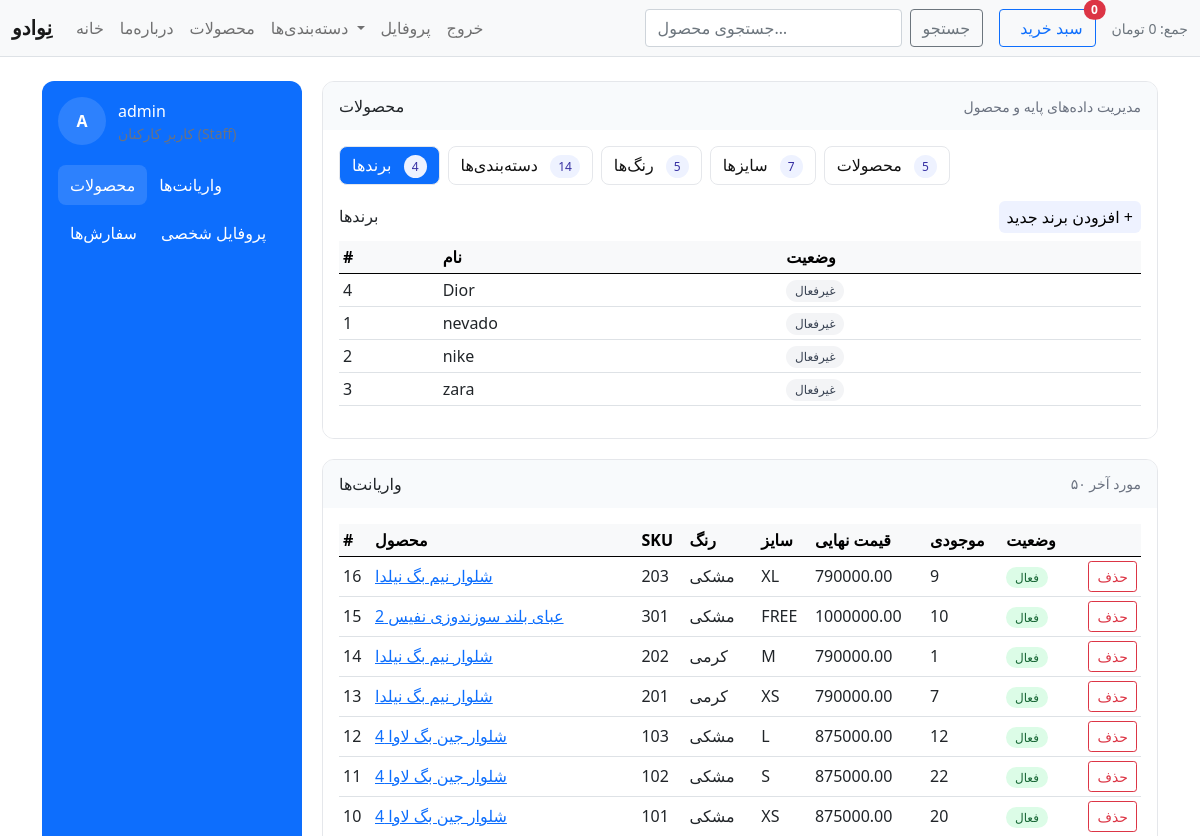
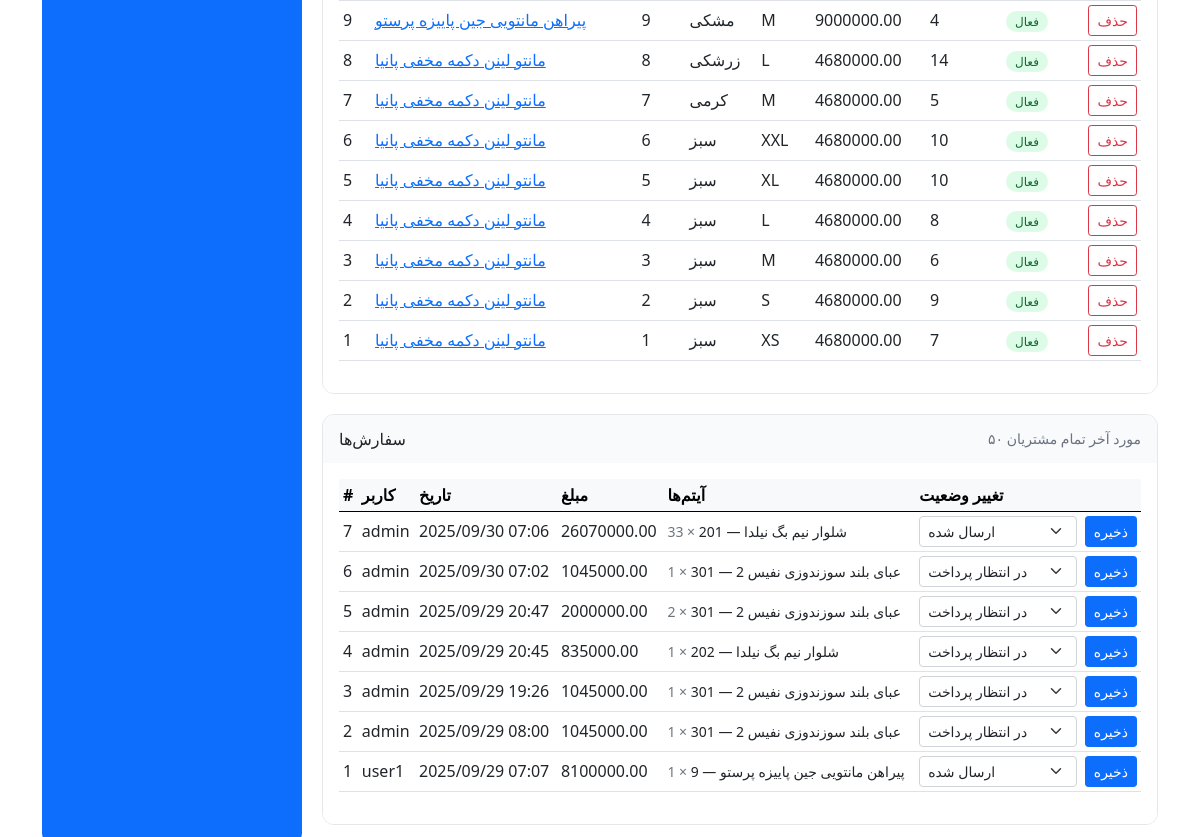
The app's page /accounts/profile/ (signed in, upper part), older data (2 pictures, top to bottom).
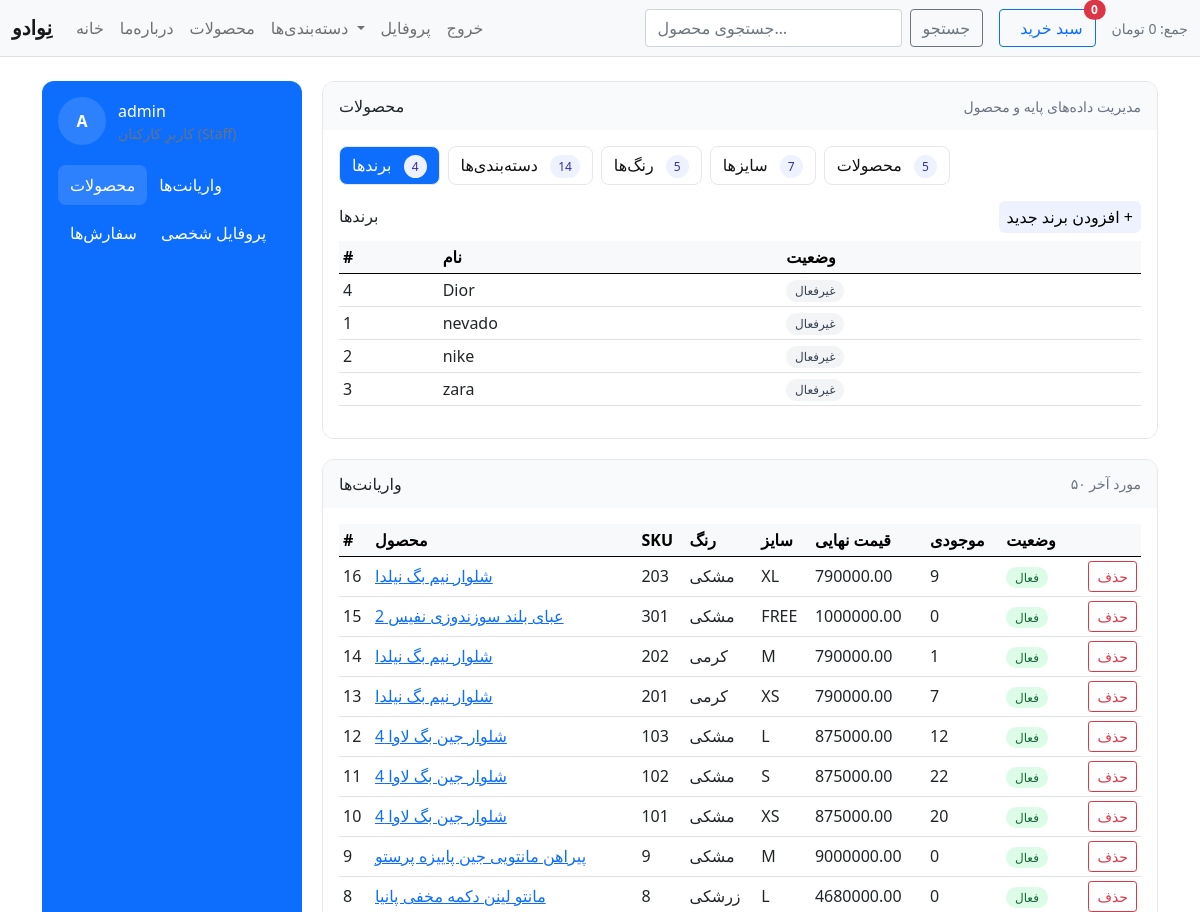
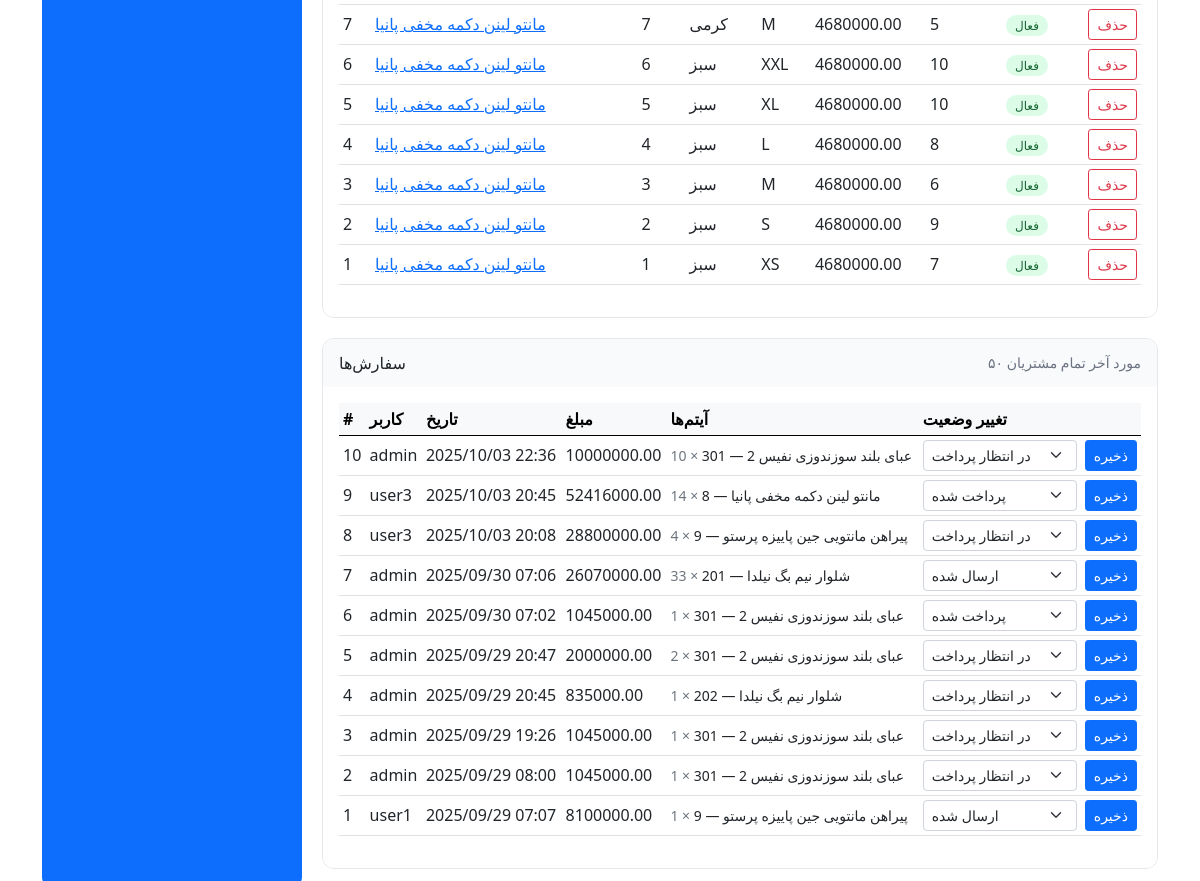
The same page, newer data (2 pictures, top to bottom).
### products/models.py (models this page shows, shortened)
class Brand(models.Model):
    name = models.CharField(_("نام برند"), max_length=100, unique=True)
    slug = models.SlugField(_("اسلاگ"), unique=True, allow_unicode=True, max_length=120)
    class Meta:
        verbose_name = _("برند")
        verbose_name_plural = _("برندها")
        ordering = ["name"]
        indexes = [models.Index(fields=["slug"])]
    def __str__(self):
        return self.name

class ProductVariation(models.Model):
    product = models.ForeignKey(
        Product, related_name="variations", on_delete=models.CASCADE
    )
    color = models.ForeignKey(
        Color,
        related_name="variations",
        on_delete=models.PROTECT,
        null=True,
        blank=True,
    )
    size = models.ForeignKey(
        Size, related_name="variations", on_delete=models.PROTECT, null=True, blank=True
    )
    sku = models.CharField(
        _("SKU"), max_length=40, unique=True, help_text=_("کد یکتا برای انبار/فروش")
    )
    barcode = models.CharField(_("بارکد"), max_length=64, blank=True)
    price_override = models.DecimalField(
        _("قیمت اختصاصی"),
        max_digits=12,
        decimal_places=2,
        null=True,
        blank=True,
        help_text=_("اگر خالی باشد از قیمت محصول استفاده می‌شود"),
    )
    stock = models.PositiveIntegerField(_("موجودی"), default=0)
    is_active = models.BooleanField(_("فعال"), default=True)
    image = models.ImageField(
        _("تصویر واریانت (اختیاری)"),
        upload_to="products/variants/%Y/%m/",
        null=True,
        blank=True,
    )
    class Meta:
        verbose_name = _("واریانت محصول")
        verbose_name_plural = _("واریانت‌های محصول")
        ordering = ["product", "color__name", "size__sort_order", "size__name"]
        constraints = [
            models.UniqueConstraint(
                fields=["product", "color", "size"],
                name="unique_variation_per_product_color_size",
            ),
        ]
        indexes = [
            models.Index(fields=["product", "is_active"]),
            models.Index(fields=["color"]),
            models.Index(fields=["size"]),
        ]
    @property
    def final_price(self):
        return self.price_override or self.product.base_final_price

class Product(models.Model):
    category = models.ForeignKey(
        Category, related_name="products", on_delete=models.PROTECT
    )
    brand = models.ForeignKey(Brand, related_name="products", on_delete=models.PROTECT)
    name = models.CharField(_("نام محصول"), max_length=200)
    slug = models.SlugField(_("اسلاگ"), unique=True, allow_unicode=True, max_length=160)
    description = models.TextField(_("توضیحات"), blank=True)
    price = models.DecimalField(_("قیمت پایه"), max_digits=12, decimal_places=2)
    discount_price = models.DecimalField(
        _("قیمت با تخفیف"),
        max_digits=12,
        decimal_places=2,
        null=True,
        blank=True,
        help_text=_("اگر خالی بماند همان قیمت پایه لحاظ می‌شود"),
    )
    is_active = models.BooleanField(_("فعال"), default=True)
    created_at = models.DateTimeField(_("ساخته‌شده"), auto_now_add=True)
    updated_at = models.DateTimeField(_("به‌روزرسانی"), auto_now=True)
    image = models.ImageField(
        _("تصویر اصلی"), upload_to="products/%Y/%m/", null=True, blank=True
    )
    class Meta:
        verbose_name = _("محصول")
        verbose_name_plural = _("محصولات")
        ordering = ["-created_at"]
        indexes = [
            models.Index(fields=["is_active"]),
            models.Index(fields=["brand"]),
            models.Index(fields=["category"]),
            models.Index(fields=["slug"]),
        ]
    @property
    def base_final_price(self):
        return self.discount_price or self.price
    def get_absolute_url(self):
        return reverse("products:detail", args=[self.slug])

class Color(models.Model):
    name = models.CharField(_("رنگ"), max_length=50)
    hex_code = models.CharField(
        _("کد HEX (اختیاری)"), max_length=7, blank=True, help_text=_("مثال: #000000")
    )
    code = models.CharField(
        _("کد یکتای رنگ"),
        max_length=32,
        blank=True,
        null=True,
        help_text=_("مثل: RED, BLK, CRM …"),
    )
    class Meta:
        verbose_name = _("رنگ")
        verbose_name_plural = _("رنگ‌ها")
        ordering = ["name"]

class Size(models.Model):
    name = models.CharField(_("سایز"), max_length=20)
    sort_order = models.PositiveIntegerField(_("ترتیب"), default=0)
    code = models.CharField(
        _("کد یکتای سایز"),
        max_length=32,
        blank=True,
        null=True,
        help_text=_("مثل: S, M, L, 38, 40 …"),
    )
    class Meta:
        verbose_name = _("سایز")
        verbose_name_plural = _("سایزها")
        ordering = ["sort_order", "name"]

### orders/models.py (models this page shows, shortened)
class Order(models.Model):
    class Status(models.TextChoices):
        PENDING = "pending", _("در انتظار پرداخت")
        PAID = "paid", _("پرداخت شده")
        CANCELED = "canceled", _("لغو شده")
        SHIPPED = "shipped", _("ارسال شده")
    user = models.ForeignKey(
        settings.AUTH_USER_MODEL,
        on_delete=models.SET_NULL,
        null=True,
        blank=True,
        related_name="orders",
        verbose_name=_("کاربر"),
    )
    status = models.CharField(
        _("وضعیت"), max_length=16, choices=Status.choices, default=Status.PENDING
    )
    full_name = models.CharField(_("نام و نام‌خانوادگی"), max_length=100)
    phone = models.CharField(_("تلفن"), max_length=20, blank=True)
    province = models.CharField(_("استان"), max_length=100)
    city = models.CharField(_("شهر"), max_length=100)
    address_exact = models.CharField(_("آدرس دقیق"), max_length=255)
    postal_code = models.CharField(_("کد پستی"), max_length=20, blank=True)
    note = models.TextField(_("توضیحات سفارش"), blank=True)
    subtotal = models.DecimalField(
        _("جمع جزء"), max_digits=12, decimal_places=2, default=0
    )
    shipping_cost = models.DecimalField(
        _("هزینه ارسال"), max_digits=12, decimal_places=2, default=0
    )
    total = models.DecimalField(
        _("مبلغ نهایی"), max_digits=12, decimal_places=2, default=0
    )
    created_at = models.DateTimeField(_("تاریخ ایجاد"), default=timezone.now)
    class Meta:
        ordering = ["-created_at"]
        verbose_name = _("سفارش")
        verbose_name_plural = _("سفارش‌ها")

class OrderItem(models.Model):
    order = models.ForeignKey(Order, related_name="items", on_delete=models.CASCADE)
    variation = models.ForeignKey(
        ProductVariation, on_delete=models.PROTECT, related_name="+"
    )
    product_name = models.CharField(_("نام محصول"), max_length=200)  # snapshot
    sku = models.CharField(_("SKU"), max_length=40)
    price = models.DecimalField(_("قیمت واحد"), max_digits=12, decimal_places=2)
    quantity = models.PositiveIntegerField(_("تعداد"), default=1)
    line_total = models.DecimalField(_("جمع خط"), max_digits=12, decimal_places=2)

### accounts/models.py (models this page shows, shortened)
class User(AbstractBaseUser, PermissionsMixin):
    email = models.EmailField(_("ایمیل"), unique=True, db_index=True)
    username = models.CharField(
        _("نام کاربری"),
        max_length=50,
        unique=True,
        db_index=True,
        validators=[RegexValidator(r"^[\w.@+-]+$", _("فقط حروف، اعداد و . @ + - _"))],
    )
    first_name = models.CharField(_("نام"), max_length=50, blank=True)
    last_name = models.CharField(_("نام خانوادگی"), max_length=50, blank=True)
    is_active = models.BooleanField(_("فعال"), default=True)
    is_staff = models.BooleanField(_("کارمند"), default=False)
    date_joined = models.DateTimeField(_("تاریخ عضویت"), default=timezone.now)
    objects = UserManager()
    USERNAME_FIELD = "email"
    REQUIRED_FIELDS = ["username"]
    class Meta:
        verbose_name = _("کاربر")
        verbose_name_plural = _("کاربران")
        ordering = ["-date_joined"]

### accounts/views.py (the view)
# urls.py: path("profile/", views.user_profile, name="profile"),  # هوشمند
@login_required
def user_profile(request):
    built = _build_profile_context(request)
    if built.get("redirect"):
        return redirect(built["redirect_to"])
    template = (
        "accounts/profile_staff.html"
        if request.user.is_staff
        else "accounts/profile_user.html"
    )
    return render(request, template, built["ctx"])

### accounts/forms.py
class UserProfileForm(forms.ModelForm):
    email = forms.EmailField(
        label=_("ایمیل"),
        disabled=True,
        required=False,
        widget=forms.EmailInput(attrs={"class": "form-control"}),
    )
    class Meta:
        model = User
        fields = ["username", "first_name", "last_name", "email"]
        widgets = {
            "username": forms.TextInput(
                attrs={"class": "form-control", "autocomplete": "username"}
            ),
            "first_name": forms.TextInput(
                attrs={"class": "form-control", "autocomplete": "given-name"}
            ),
            "last_name": forms.TextInput(
                attrs={"class": "form-control", "autocomplete": "family-name"}
            ),
        }
        labels = {
            "username": _("نام کاربری"),
            "first_name": _("نام"),
            "last_name": _("نام خانوادگی"),
        }

### cart/cart.py (called while the page is built, shortened)
    def __iter__(self):
        ids = [int(vid) for vid in self.cart.keys()]
        variations = ProductVariation.objects.select_related(
            "product", "color", "size"
        ).filter(id__in=ids)
        vmap = {v.id: v for v in variations}

### products/models.py (called while the page is built)
    def __str__(self):
        return self.name

### accounts/templates/accounts/profile_staff.html (shortened to what the changed rows need)
{% extends "_base.html" %}
{% load i18n %}
{% block content %}
<div class="container my-4 admin-shell">
  <main class="admin-main">
    <section id="sec-products" class="section">
      <div class="section-bd">
        <div id="tab-brands" class="tab-pane">
          <div class="table-responsive">
            <table class="table table-sm align-middle">
              <thead class="table-light"><tr><th>#</th><th>{% trans "نام" %}</th><th>{% trans "وضعیت" %}</th></tr></thead>
              <tbody>
                {% for b in staff_brands %}
                  <tr>
                    <td>{{ b.id }}</td><td class="fw-semibold">{{ b.name }}</td>
                    <td>{% if b.is_active %}<span class="pill ok">{% trans "فعال" %}</span>{% else %}<span class="pill muted">{% trans "غیرفعال" %}</span>{% endif %}</td>
                  </tr>
                {% empty %}
                  <tr><td colspan="3" class="text-center text-muted">{% trans "موردی نیست." %}</td></tr>
                {% endfor %}
              </tbody>
            </table>
          </div>
        </div>
      </div>
    </section>
    <section id="sec-variations" class="section">
      <div class="section-bd">
        <div class="table-responsive">
          <table class="table table-sm align-middle">
            <thead class="table-light">
              <tr>
                <th>#</th><th>{% trans "محصول" %}</th><th>SKU</th><th>{% trans "رنگ" %}</th>
                <th>{% trans "سایز" %}</th><th>{% trans "قیمت نهایی" %}</th><th>{% trans "موجودی" %}</th><th>{% trans "وضعیت" %}</th><th></th>
              </tr>
            </thead>
            <tbody>
              {% for v in staff_variations %}
                <tr>
                  <td>{{ v.id }}</td>
                  <td><a href="{{ v.product.get_absolute_url }}" target="_blank">{{ v.product.name }}</a></td>
                  <td class="fw-semibold">{{ v.sku }}</td>
                  <td>{{ v.color.name|default:"—" }}</td>
                  <td>{{ v.size.name|default:"—" }}</td>
                  <td>{{ v.final_price }}</td>
                  <td>{{ v.stock }}</td>
                  <td>{% if v.is_active %}<span class="pill ok">{% trans "فعال" %}</span>{% else %}<span class="pill muted">{% trans "غیرفعال" %}</span>{% endif %}</td>
                  <td class="text-end">
                    <form method="post" class="d-inline">
                      <button class="btn btn-sm btn-outline-danger">{% trans "حذف" %}</button>
                    </form>
                  </td>
                </tr>
              {% empty %}
                <tr><td colspan="9" class="text-center text-muted">{% trans "چیزی برای نمایش نیست." %}</td></tr>
              {% endfor %}
            </tbody>
          </table>
        </div>
      </div>
    </section>
    <section id="sec-orders" class="section">
      <div class="section-bd">
        <div class="table-responsive">
          <table class="table table-sm align-middle">
            <thead class="table-light">
              <tr>
                <th>#</th><th>{% trans "کاربر" %}</th><th>{% trans "تاریخ" %}</th><th>{% trans "مبلغ" %}</th><th>{% trans "آیتم‌ها" %}</th><th style="min-width:220px">{% trans "تغییر وضعیت" %}</th>
              </tr>
            </thead>
            <tbody>
              {% for o in admin_orders %}
                <tr>
                  <td>{{ o.id }}</td>
                  <td>{{ o.user.get_full_name|default:o.user.username }}</td>
                  <td>{{ o.created_at|date:"Y/m/d H:i" }}</td>
                  <td>{{ o.total }}</td>
                  <td>
                    {% for it in o.items.all %}
                      <div class="small">{{ it.product_name }} — {{ it.sku }} <span class="text-muted">× {{ it.quantity }}</span></div>
                    {% endfor %}
                  </td>
                  <td>
                    <form method="post" class="d-flex gap-2" action="{% url 'accounts:staff_set_order_status' o.id %}">
                      <select name="status" class="form-select form-select-sm" style="max-width:220px">
                        {% for val,label in order_status_choices %}
                          <option value="{{ val }}" {% if val == o.status %}selected{% endif %}>{{ label }}</option>
                        {% endfor %}
                      </select>
                      <button class="btn btn-sm btn-primary">{% trans "ذخیره" %}</button>
                    </form>
                  </td>
                </tr>
              {% empty %}
                <tr><td colspan="6" class="text-center text-muted">{% trans "سفارشی یافت نشد." %}</td></tr>
              {% endfor %}
            </tbody>
          </table>
        </div>
      </div>
    </section>
  </main>
</div>
{% endblock %}

Row changes from the older to the newer data that the page shows:
changed ProductVariation "عبای بلند سوزندوزی نفیس 2": stock "10" → "0"
changed ProductVariation "پیراهن مانتویی جین پاییزه پرستو": stock "4" → "0"
changed ProductVariation "زرشکی": stock "14" → "0"
added Order: id "10", user.get_full_name "admin", created_at "2025/10/03 22:36", total "10000000.00", status "در انتظار پرداخت"
added OrderItem: product_name "عبای بلند سوزندوزی نفیس 2", quantity "10"
added Order: id "9", user.get_full_name "user3", created_at "2025/10/03 20:45", total "52416000.00", status "پرداخت شده"
added OrderItem: product_name "مانتو لینن دکمه مخفی پانیا", quantity "14", shown under "9"
added Order: id "8", user.get_full_name "user3", created_at "2025/10/03 20:08", total "28800000.00", status "در انتظار پرداخت"
added OrderItem: product_name "پیراهن مانتویی جین پاییزه پرستو", quantity "4", shown under "8"
changed Order id 6: status "در انتظار پرداخت" → "پرداخت شده"
